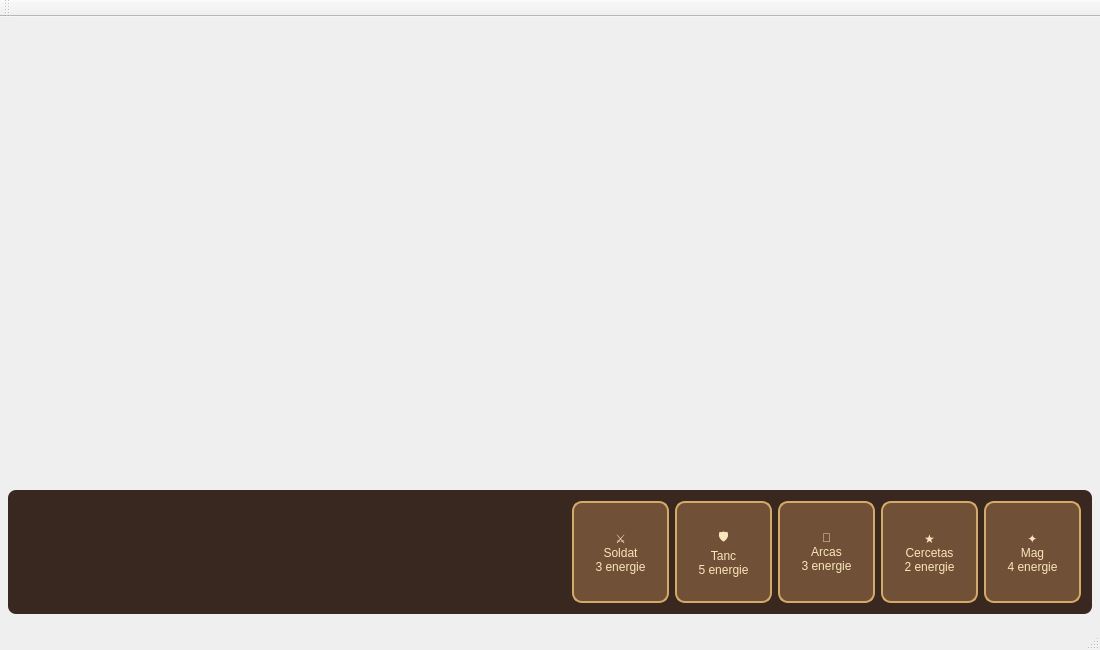
<?xml version="1.0" encoding="UTF-8"?>
<ui version="4.0">
	<class>GameWindowClass</class>
	<widget class="QMainWindow" name="GameWindowClass">
		<property name="geometry">
			<rect>
				<x>0</x>
				<y>0</y>
				<width>1100</width>
				<height>650</height>
			</rect>
		</property>
		<property name="windowTitle">
			<string>Castel Crush</string>
		</property>
		<widget class="QWidget" name="centralWidget">
			<layout class="QVBoxLayout" name="verticalLayout">
				<property name="spacing">
					<number>6</number>
				</property>
				<property name="leftMargin">
					<number>8</number>
				</property>
				<property name="topMargin">
					<number>8</number>
				</property>
				<property name="rightMargin">
					<number>8</number>
				</property>
				<property name="bottomMargin">
					<number>8</number>
				</property>
				<item>
					<widget class="BoardWidget" name="boardArea" native="true">
						<property name="sizePolicy">
							<sizepolicy hsizetype="Expanding" vsizetype="Expanding">
								<horstretch>0</horstretch>
								<verstretch>1</verstretch>
							</sizepolicy>
						</property>
					</widget>
				</item>
				<item>
					<widget class="QWidget" name="unitPanel">
						<property name="styleSheet">
							<string notr="true">
								QWidget#unitPanel {
								background-color: #38281F;
								border-radius: 8px;
								}

								QPushButton {
								background-color: #705036;
								color: #F9E6BA;
								border: 2px solid #D4AA65;
								border-radius: 10px;
								min-width: 85px;
								max-width: 85px;
								min-height: 90px;
								max-height: 90px;
								padding: 4px;
								font: bold 12px "Georgia";
								}

								QPushButton:hover {
								background-color: #916843;
								}

								QPushButton:pressed {
								background-color: #B58A50;
								}
							</string>
						</property>
						<layout class="QHBoxLayout" name="unitLayout">
							<item>
								<spacer name="unitSpacer">
									<property name="orientation">
										<enum>Qt::Horizontal</enum>
									</property>
									<property name="sizeType">
										<enum>QSizePolicy::Expanding</enum>
									</property>
									<property name="sizeHint" stdset="0">
										<size>
											<width>20</width>
											<height>20</height>
										</size>
									</property>
								</spacer>
							</item>
							<item>
								<widget class="QPushButton" name="soldatButton">
									<property name="text">
										<string>⚔&#10;Soldat&#10;3 energie</string>
									</property>
								</widget>
							</item>
							<item>
								<widget class="QPushButton" name="tancButton">
									<property name="text">
										<string>🛡&#10;Tanc&#10;5 energie</string>
									</property>
								</widget>
							</item>
							<item>
								<widget class="QPushButton" name="arcasButton">
									<property name="text">
										<string>🏹&#10;Arcas&#10;3 energie</string>
									</property>
								</widget>
							</item>
							<item>
								<widget class="QPushButton" name="cercetasButton">
									<property name="text">
										<string>★&#10;Cercetas&#10;2 energie</string>
									</property>
								</widget>
							</item>
							<item>
								<widget class="QPushButton" name="magButton">
									<property name="text">
										<string>✦&#10;Mag&#10;4 energie</string>
									</property>
								</widget>
							</item>
						</layout>
					</widget>
				</item>
				<item>
					<widget class="EnergyWidget" name="energyWidget" native="true"/>
				</item>
			</layout>
		</widget>
		<widget class="QMenuBar" name="menuBar">
			<property name="geometry">
				<rect>
					<x>0</x>
					<y>0</y>
					<width>1100</width>
					<height>33</height>
				</rect>
			</property>
		</widget>
		<widget class="QToolBar" name="mainToolBar">
			<attribute name="toolBarArea">
				<enum>TopToolBarArea</enum>
			</attribute>
			<attribute name="toolBarBreak">
				<bool>false</bool>
			</attribute>
		</widget>
		<widget class="QStatusBar" name="statusBar"/>
	</widget>
	<layoutdefault spacing="6" margin="11"/>
	<customwidgets>
		<customwidget>
			<class>BoardWidget</class>
			<extends>QWidget</extends>
			<header location="global">BoardWidget.h</header>
			<container>1</container>
		</customwidget>
		<customwidget>
			<class>EnergyWidget</class>
			<extends>QWidget</extends>
			<header location="global">EnergyWidget.h</header>
			<container>1</container>
		</customwidget>
	</customwidgets>
	<resources/>
	<connections/>
</ui>
